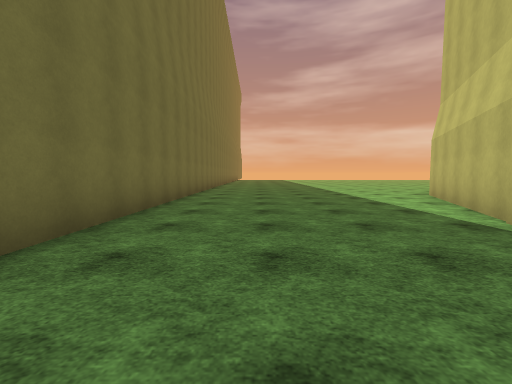
view 1 (above)

15 first-person views from a walk through a scene from a Unity 3-D project. The camera is 1.3 m above the floor, tilts 4° down and sees 90° across. The floor is counted in squares, 2 m on a side. Each view is taken from the middle of a square. On the plan, view 1 faces up. The plan holds only what a view shows up to about 9 squares ahead; the rest is blank. The place goes on beyond the plan. Surface patterns are stand-ins for the level's own textures.

view 2
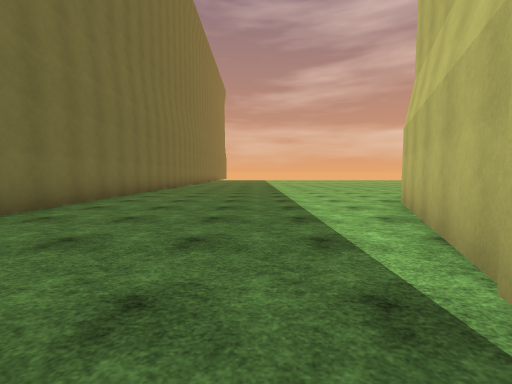

view 3
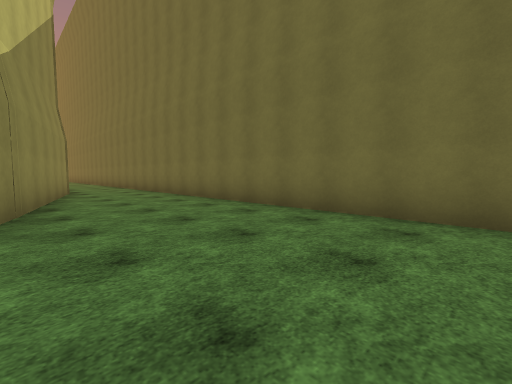

view 4
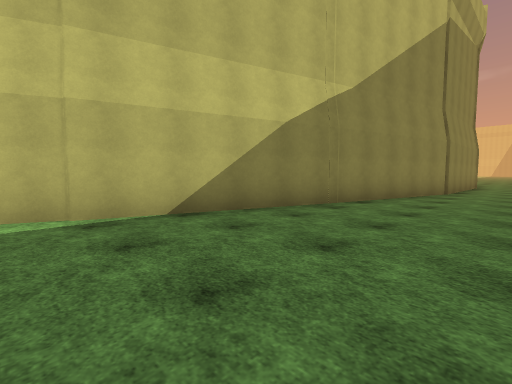

view 5
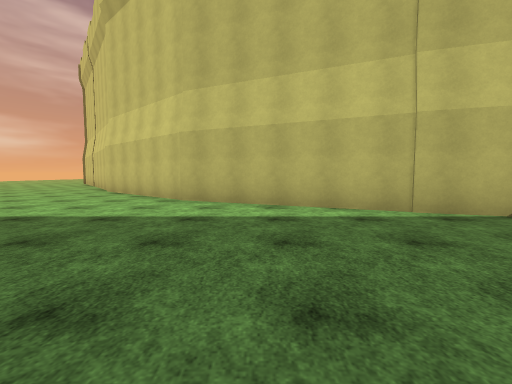

view 6
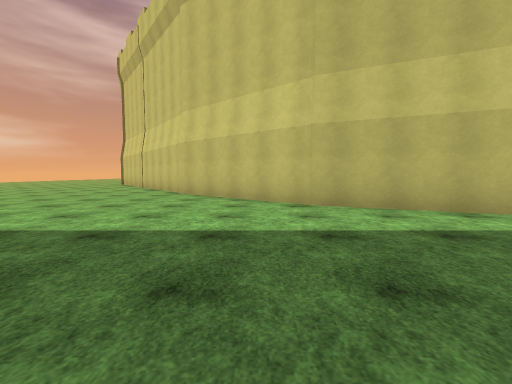

view 7
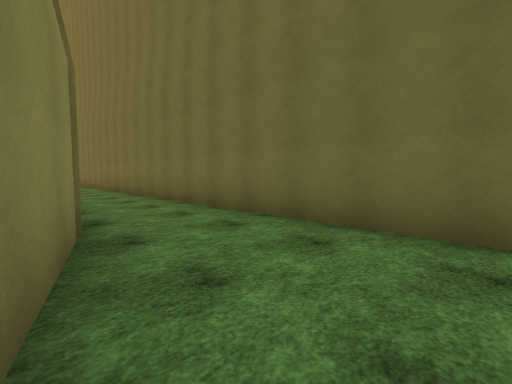

view 8
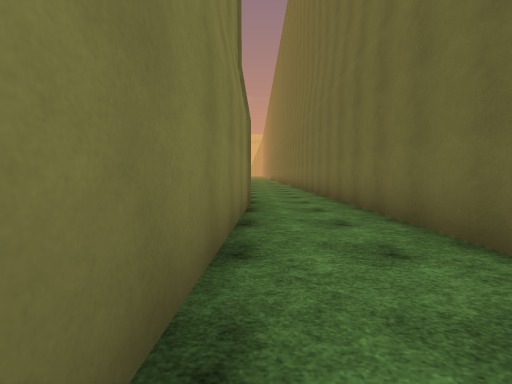

view 9
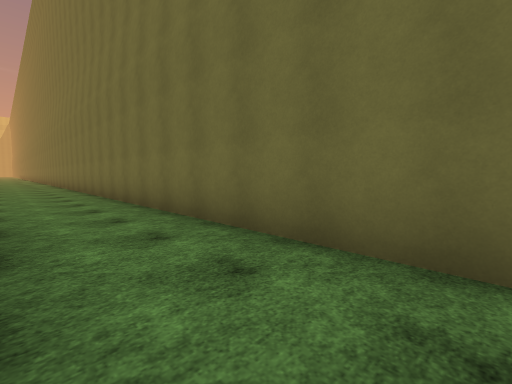

view 10
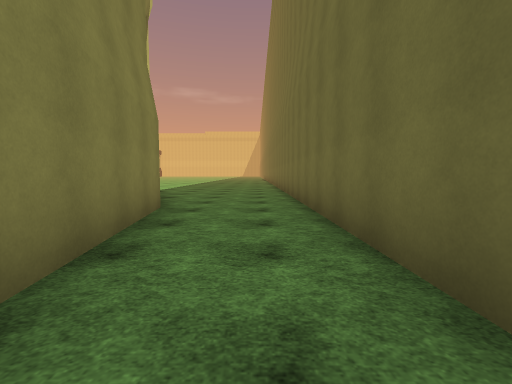

view 11
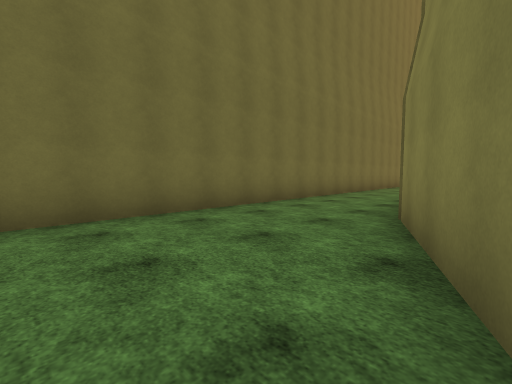

view 12
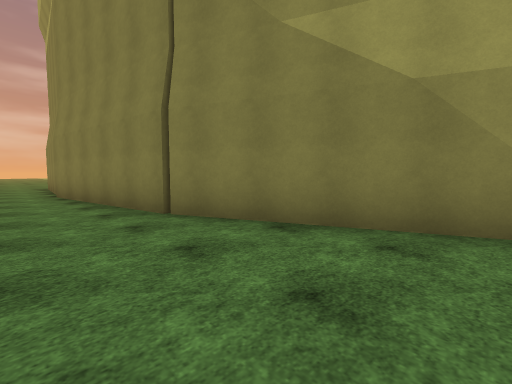

view 13
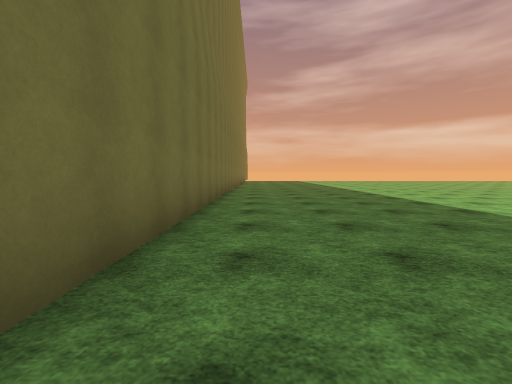

view 14
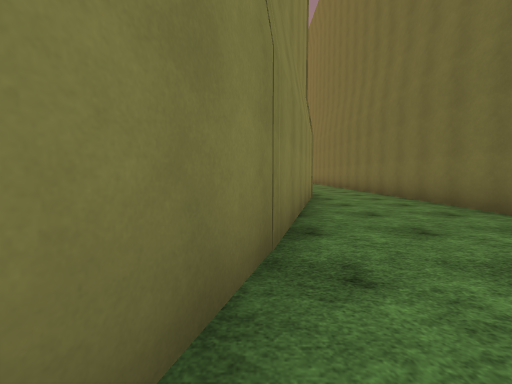

view 15
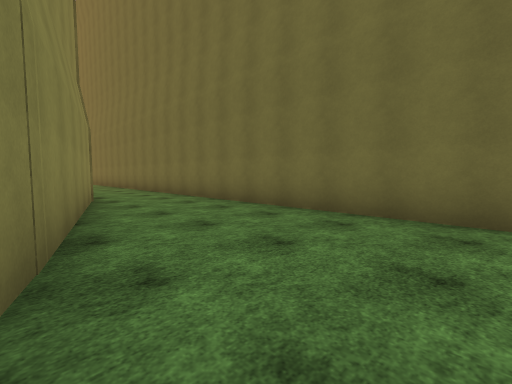

### Floor plan
Points are (right, up) in squares from view 1. A wall is a line through its corners. A room is listed if a view was taken in it or the views show most of it. See-through windows are left out.
Room 1 (views 1, 2, 3, 4, 5, 6, 7, 8, 9, 13, 14, 15)
walls: (3.3, 3.2) (5.4, 7.9); (5.3, 7.8) (8.5, 11.5); (-2, 11.5) (-2, -9.4); (0.3, -5.9) (3.3, 3.5); (0.3, -9.6) (0.4, -6)
ways out: opening at (-1, -10) to room 2
Room 2 (views 10, 11, 12)
walls: (0.9, -16.1) (0.1, -11); (2.6, -20.1) (0.9, -16); (0.2, -11) (0.3, -9.6); (-2, -9.4) (-2, -20.1)
ways out: opening at (-1, -10) to room 1

Positions as (right, up) in squares from view 1, and headings:
1: (0, 0), facing up
2: (2, 2), facing up
3: (2, 4), facing down-left
4: (-1, 4), facing down-right
5: (-1, 6), facing right
6: (0, 9), facing right
7: (1, -3), facing down-left
8: (0, -6), facing down
9: (0, -8), facing down-left
10: (-1, -11), facing down
11: (2, -20), facing up-left
12: (-1, -20), facing up-right
13: (-1, 5), facing up
14: (2, 1), facing down
15: (2, 1), facing down-left
